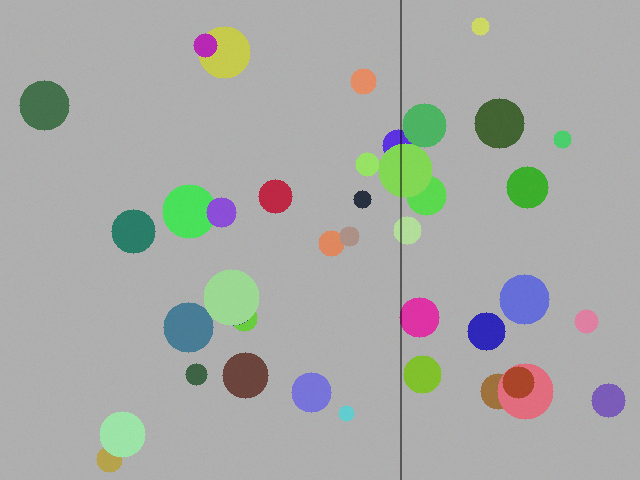
#> input picture analysis/tests/golden/defects/scratch_ref_0.png, 640 x 480 px
$ python -i lineart.py   (imports and definitions only)
#> lines starting #> are read from the running program, lines starting #| are printed output that depends on the picture; after the words box and inside, x2 and y2 are one past the last pixel; in counts of white or black regions, pixels touching at a corner belong together
"""
線画マップ抽出（XDoG）— docs/reference/ 特化設計書 2.2節の採用実装。

用途：ダスト検出のエッジ保護・第2層のエッジ除外・統合ガードなど、
「線画・輝度勾配のある場所」を保護対象として参照する全モジュールの共有データ。

Canny(50,150) との違い：
  - Canny はヒステリシス閾値未満の低コントラスト境界（グラデーション帯・
    彩度差のみの境界）を落とす。実測では 05_3coma_01 の塔の縞がこれで漏れ、
    フィルム局所歪みの弧状誤検出（f81）の遠因になった
  - XDoG は DoG の連続応答を tanh で軟判定するため、低コントラスト線も
    「弱い線」として拾える。グレイン耐性は事前ぼかし（σ）で確保する

パラメータは 2560x1920 のフィルムスキャン実測で調整（下記デフォルト）。
"""

from __future__ import annotations

import cv2
import numpy as np


def xdog_response(gray: np.ndarray,
                  sigma: float = 1.4,
                  k: float = 1.6,
                  tau: float = 0.98) -> np.ndarray:
    """XDoG の連続応答（負側が「線」）を返す。gray は float32 想定。"""
    g1 = cv2.GaussianBlur(gray, (0, 0), sigma)
    g2 = cv2.GaussianBlur(gray, (0, 0), sigma * k)
    return g1 - tau * g2


def xdog_line_mask(image: np.ndarray,
                   sigma: float = 1.4,
                   k: float = 1.6,
                   tau: float = 0.98,
                   epsilon: float = -0.3,
                   dilate_px: int = 3) -> np.ndarray:
    """線画・輝度勾配マスク（255=線・保護対象）を返す。

    暗い線（アニメの輪郭線）と低コントラスト境界の両方を拾う。
    ノイズ斑点は面積フィルタで除去する。
    """
    if image.ndim == 3:
        gray = cv2.cvtColor(image.astype(np.float32), cv2.COLOR_BGR2GRAY)
    else:
        gray = image.astype(np.float32)

    u = xdog_response(gray, sigma, k, tau)
    mask = (u < epsilon).astype(np.uint8)

    # グレイン由来の孤立斑点を除去（線は連結して長い）
    mask = cv2.morphologyEx(mask, cv2.MORPH_OPEN, np.ones((2, 2), np.uint8))
    n, labels, stats, _ = cv2.connectedComponentsWithStats(mask, connectivity=8)
    # 成分ごとの代入（成分数×全画素）ではなくラベルLUTで一括適用（結果は同一）
    keep = np.zeros(n, np.uint8)
    keep[1:][stats[1:, cv2.CC_STAT_AREA] >= 12] = 255
    out = keep[labels]

    if dilate_px > 0:
        out = cv2.dilate(out, np.ones((dilate_px, dilate_px), np.uint8))
    return out

>>> import cv2
>>> picture = cv2.imread('../../analysis/tests/golden/defects/scratch_ref_0.png')
#> picture is the input picture: shape (480, 640, 3); mean B, G, R 166.4, 170.1, 167.4
>>> result = xdog_line_mask(picture)
#> in xdog_line_mask, `gray = cv2.cvtColor(image.astype(np.float32), cv2.COLOR_BGR2GRAY)`:
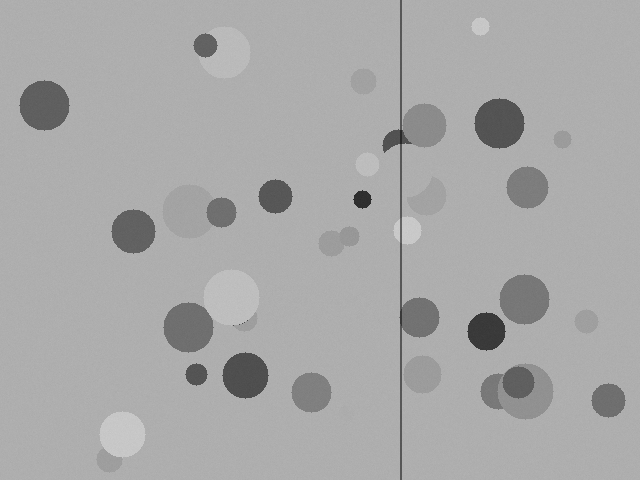
#> gray: shape (480, 640) float32; min 39.42, max 204.5, mean 168.9
#> in xdog_response, `return g1 - tau * g2`:
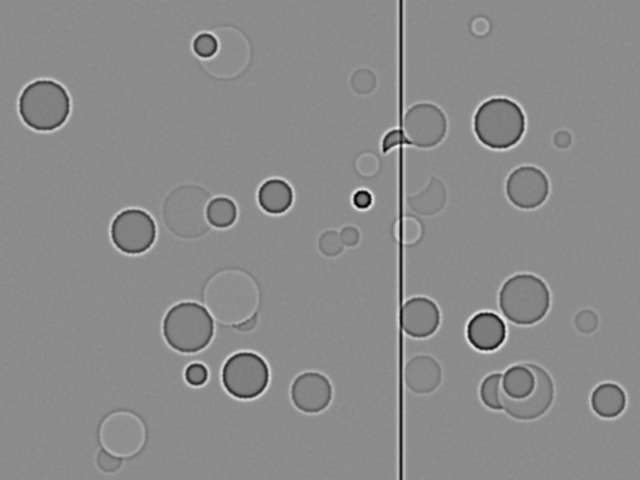
#> returned value: shape (480, 640) float32; min -16.91, max 20.21, mean 3.4; drawn with min black and max white
#> in xdog_line_mask, `mask = (u < epsilon).astype(np.uint8)`:
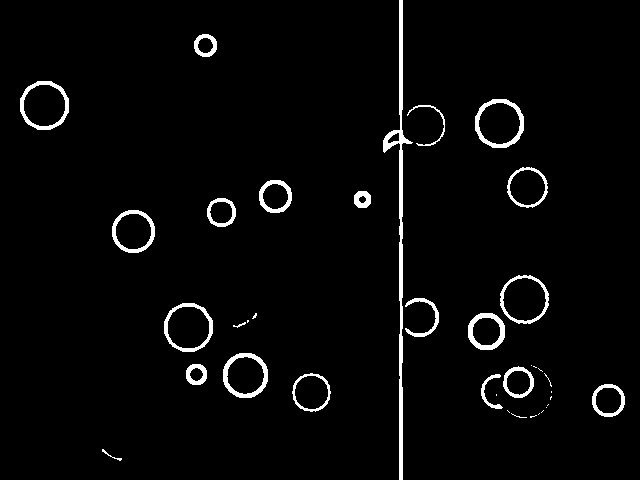
#> mask: shape (480, 640); values 0 (black) and 1 (white), 3.1% white; 38 white regions (16 under 20 px), largest, box (x1, y1, x2, y2) and area: (383, 0, 413, 480) 1993, (475, 99, 524, 148) 624, (223, 353, 268, 398) 599
#> in xdog_line_mask, `mask = cv2.morphologyEx(mask, cv2.MORPH_OPEN, np.ones((2, 2), np.uint8))`:
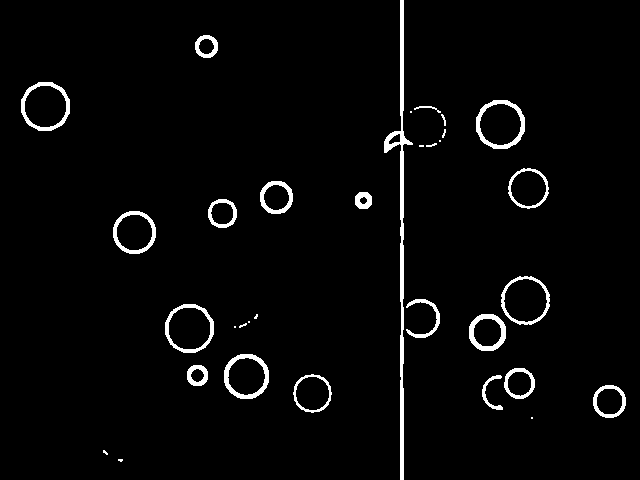
#> mask: shape (480, 640); values 0 (black) and 1 (white), 3% white; 33 white regions (11 under 20 px), largest, box (x1, y1, x2, y2) and area: (384, 0, 413, 480) 1991, (476, 100, 525, 149) 624, (224, 354, 269, 399) 599
#> in xdog_line_mask, `n, labels, stats, _ = cv2.connectedComponentsWithStats(mask, connectiv..`:
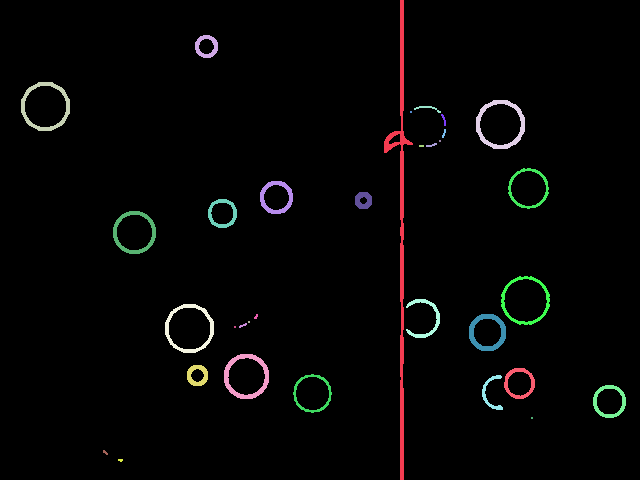
#> labels: shape (480, 640) int32; 34 distinct labels, from 0 to 33; one colour per label, 0 black
#> in xdog_line_mask, `n, labels, stats, _ = cv2.connectedComponentsWithStats(mask, connectiv..`: n = 34; stats = 34 rows, first 6: [0, 0, 640, 480, 297943], [384, 0, 29, 480, 1991], [195, 35, 23, 23, 257], [21, 82, 49, 49, 573], [476, 100, 49, 49, 624], [414, 106, 27, 7, 55]
#> in xdog_line_mask, `out = cv2.dilate(out, np.ones((dilate_px, dilate_px), np.uint8))`:
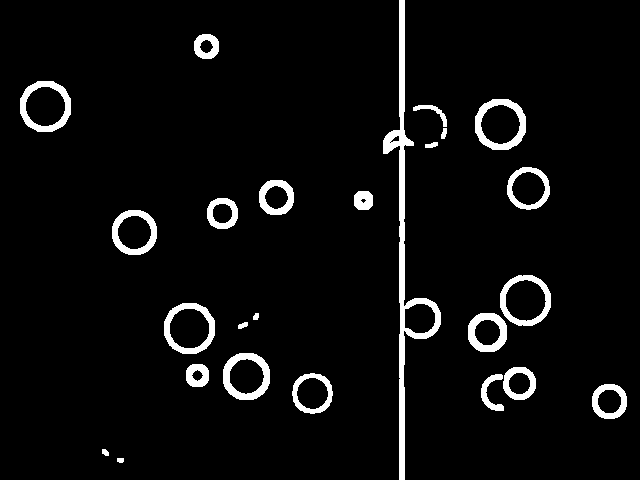
#> out: shape (480, 640); 4.9% white; 25 white regions, largest, box (x1, y1, x2, y2) and area: (383, 0, 441, 480) 3629, (475, 99, 526, 150) 984, (20, 81, 71, 132) 933

$ run again, on analysis/tests/golden/defects/scratch_ref_1.png
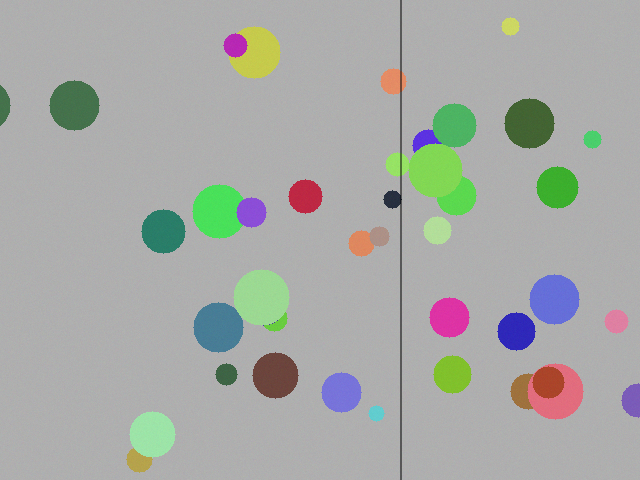
#> input picture analysis/tests/golden/defects/scratch_ref_1.png, 640 x 480 px
#> picture is the input picture: shape (480, 640, 3); mean B, G, R 166.3, 170.2, 167.4
#> in xdog_line_mask, `n, labels, stats, _ = cv2.connectedComponentsWithStats(mask, connectiv..`:
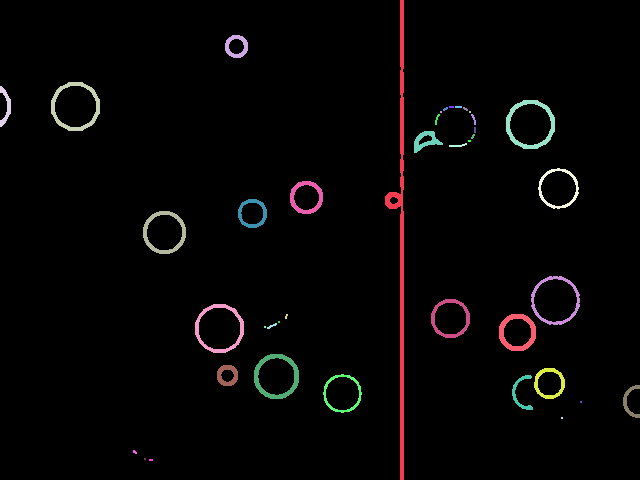
#> labels: shape (480, 640) int32; 42 distinct labels, from 0 to 41; one colour per label, 0 black
#> n = 42; stats = 42 rows, first 6: [0, 0, 640, 480, 297677], [385, 0, 19, 480, 2036], [225, 35, 23, 23, 256], [51, 82, 49, 49, 581], [0, 86, 11, 41, 181], [506, 100, 49, 49, 620]
#> in xdog_line_mask, `out = cv2.dilate(out, np.ones((dilate_px, dilate_px), np.uint8))`:
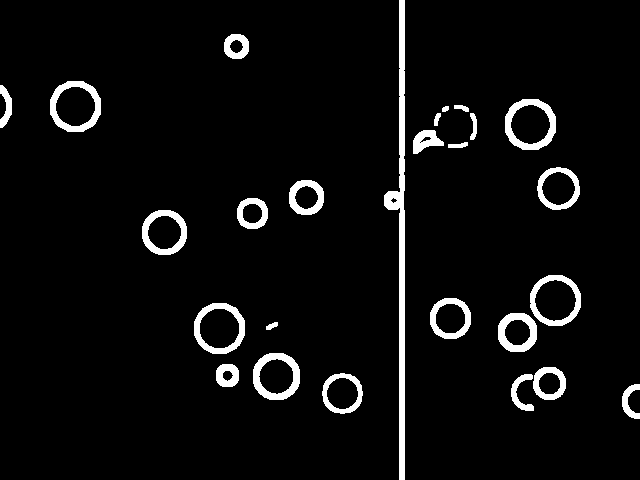
#> out: shape (480, 640); 5% white; 26 white regions, largest, box (x1, y1, x2, y2) and area: (384, 0, 405, 480) 3083, (505, 99, 556, 150) 980, (50, 81, 101, 132) 941

$ run again, on analysis/tests/golden/defects/scratch_ref_2.png
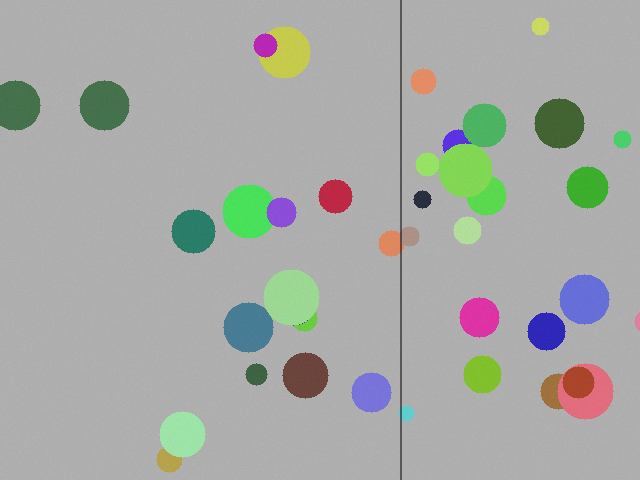
#> input picture analysis/tests/golden/defects/scratch_ref_2.png, 640 x 480 px
#> picture is the input picture: shape (480, 640, 3); mean B, G, R 165.8, 170.1, 166.9
#> in xdog_line_mask, `n, labels, stats, _ = cv2.connectedComponentsWithStats(mask, connectiv..`:
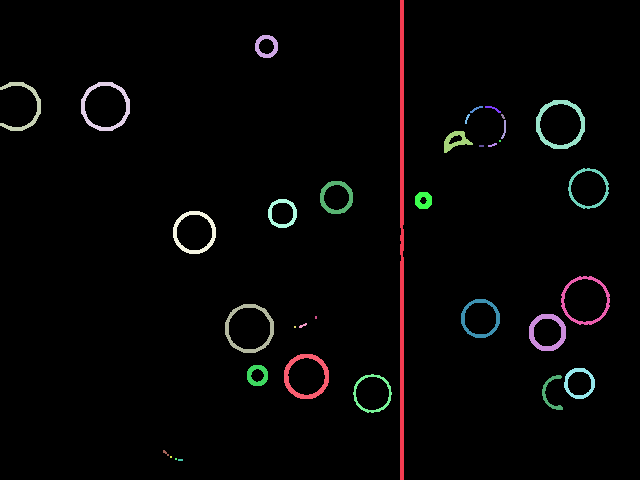
#> labels: shape (480, 640) int32; 36 distinct labels, from 0 to 35; one colour per label, 0 black
#> n = 36; stats = 36 rows, first 6: [0, 0, 640, 480, 297550], [400, 0, 4, 480, 1894], [255, 35, 23, 23, 258], [0, 82, 41, 49, 417], [81, 82, 49, 49, 578], [536, 100, 49, 49, 625]
#> in xdog_line_mask, `out = cv2.dilate(out, np.ones((dilate_px, dilate_px), np.uint8))`:
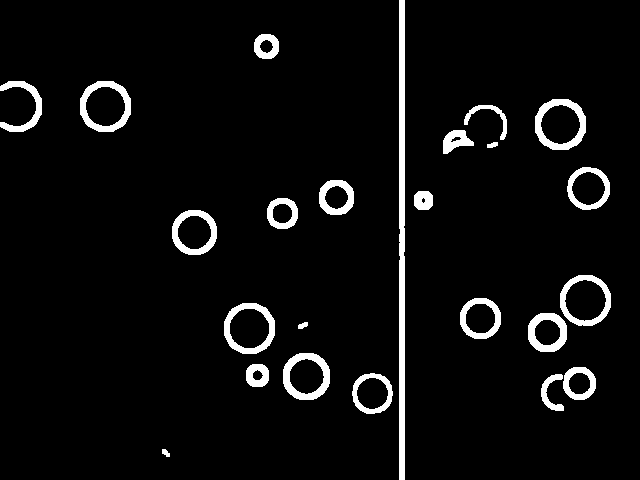
#> out: shape (480, 640); 5.1% white; 24 white regions, largest, box (x1, y1, x2, y2) and area: (399, 0, 405, 480) 2864, (535, 99, 586, 150) 985, (80, 81, 131, 132) 938
